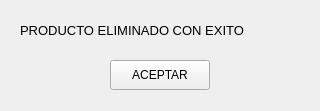
<?xml version="1.0" encoding="UTF-8"?>
<ui version="4.0">
 <class>MainWindow</class>
 <widget class="QMainWindow" name="MainWindow">
  <property name="geometry">
   <rect>
    <x>0</x>
    <y>0</y>
    <width>320</width>
    <height>111</height>
   </rect>
  </property>
  <property name="windowTitle">
   <string>MainWindow</string>
  </property>
  <widget class="QWidget" name="centralwidget">
   <widget class="QPushButton" name="btnAceptar">
    <property name="geometry">
     <rect>
      <x>110</x>
      <y>60</y>
      <width>100</width>
      <height>30</height>
     </rect>
    </property>
    <property name="text">
     <string>ACEPTAR</string>
    </property>
   </widget>
   <widget class="QLabel" name="label">
    <property name="geometry">
     <rect>
      <x>20</x>
      <y>10</y>
      <width>280</width>
      <height>41</height>
     </rect>
    </property>
    <property name="font">
     <font>
      <family>Arial</family>
      <pointsize>10</pointsize>
     </font>
    </property>
    <property name="text">
     <string>PRODUCTO ELIMINADO CON EXITO</string>
    </property>
   </widget>
  </widget>
 </widget>
 <resources/>
 <connections/>
</ui>
